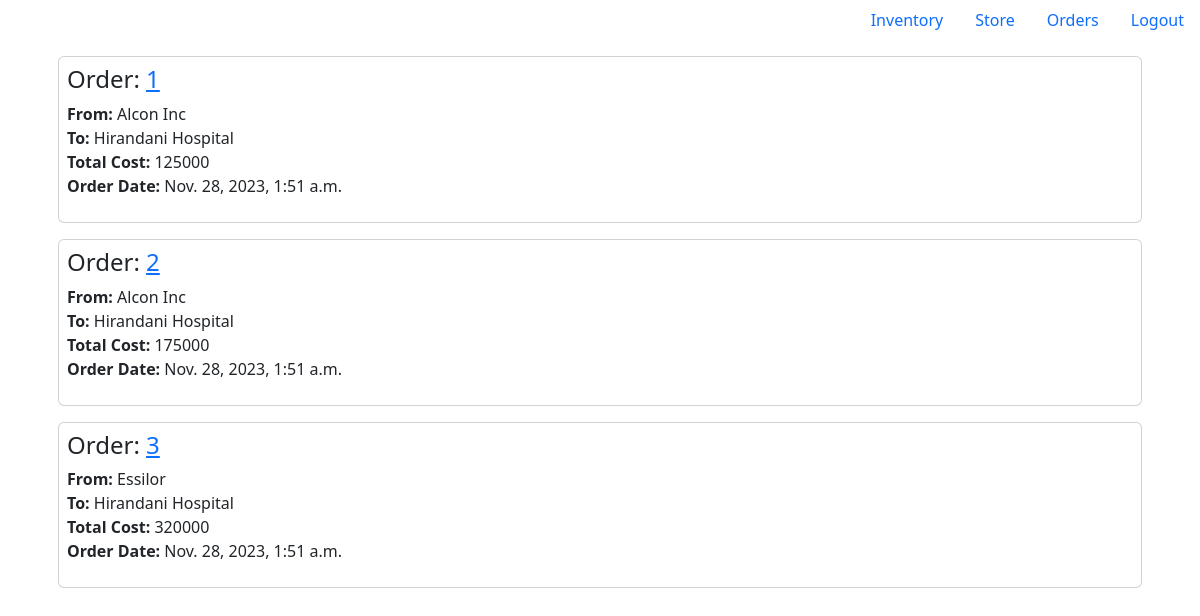
Screenshot of /app/orders/ (signed in) with the database file from the repository.
### mainapp/models.py (models this page shows, shortened)
class Organization(models.Model):
    org_id = models.AutoField(primary_key=True)
    name = models.CharField(max_length=48)
    address = models.CharField(max_length=255)
    org_type = models.CharField(max_length=1, choices=[('H', 'Hospital'), ('S', 'Supplier')])

class PurchaseOrder(models.Model):
    order_id = models.AutoField(primary_key=True)
    src_org_id = models.ForeignKey(Organization, on_delete=models.DO_NOTHING, to_field='org_id', related_name='src_org_id')
    dest_org_id = models.ForeignKey(Organization, on_delete=models.DO_NOTHING, to_field='org_id', related_name='dest_org_id')
    created_on = models.DateTimeField(default=datetime.now())

### mainapp/views.py (the view)
# urls.py: path('orders/', views.orders, name='orders'),
def orders(request):
    if  request.user.is_authenticated:
        purchase_orders = []
        org_id = get_user_org(request.user).org_id
        temp_orders = PurchaseOrder.objects.filter(Q(src_org_id=org_id) | Q(dest_org_id=org_id))
        for po in temp_orders:
            items = []
            total_price = 0
            pod = PurchaseOrderDetails.objects.filter(order_id=po.order_id)
            for item in pod:
                stock_item = OrganizationStock.objects.get(org_id=po.src_org_id, asset_id=item.asset_id)
                price = stock_item.price_per_unit
                items.append(
                    {'name': item.asset_id.name,
                     'qty': item.qty,
                     'price': price})
                total_price += item.qty * price
            purchase_orders.append({'order_id': po.order_id, 'src_org': po.src_org_id.name, 'dest_org': po.dest_org_id.name, 'items': items, 'total_price': total_price, 'created_on': po.created_on})
        purchase_orders.sort(key=lambda x: x['created_on'], reverse=True)
        return render(request, 'billing.html', {'orders': purchase_orders})
    return redirect('index')

### mainapp/utils.py (called while the page is built)
def get_user_org(user):
    org = UserOrganization.objects.get(user_id=user.id)
    return org

### mainapp/templates/billing.html (shortened to what this page needs)
{% extends 'base.html' %}
{% load static %}
{% block content %}
    {% for order in orders %}
    <div class="card p-2 m-3">
        <h4>Order: <a data-bs-toggle="collapse" href="#ord_{{ order.order_id }}" aria-expanded="false" aria-controls="ord_{{ order.order_id }}">{{ order.order_id }}</a></h4>
        <p class="card-text">
            <b>From:       </b>{{ order.src_org }} <br>
            <b>To:         </b>{{ order.dest_org }} <br>
            <b>Total Cost: </b>{{ order.total_price }} <br>
            <b>Order Date: </b>{{ order.created_on }}
        </p>
    </div>
    {% endfor %}
{% endblock %}

### rows the page displays
Organization: src_org "Alcon Inc" "Alcon Inc"
Organization: dest_org "Hirandani Hospital" "Hirandani Hospital" "Hirandani Hospital"
PurchaseOrder: created_on "Nov. 28, 2023, 1:51 a.m."
PurchaseOrder: created_on "Nov. 28, 2023, 1:51 a.m."
Organization: src_org "Essilor"
PurchaseOrder: created_on "Nov. 28, 2023, 1:51 a.m."

### other values shown
{{ order.order_id }} "1" "2" "3"
{{ order.total_price }} "125000" "175000" "320000"
